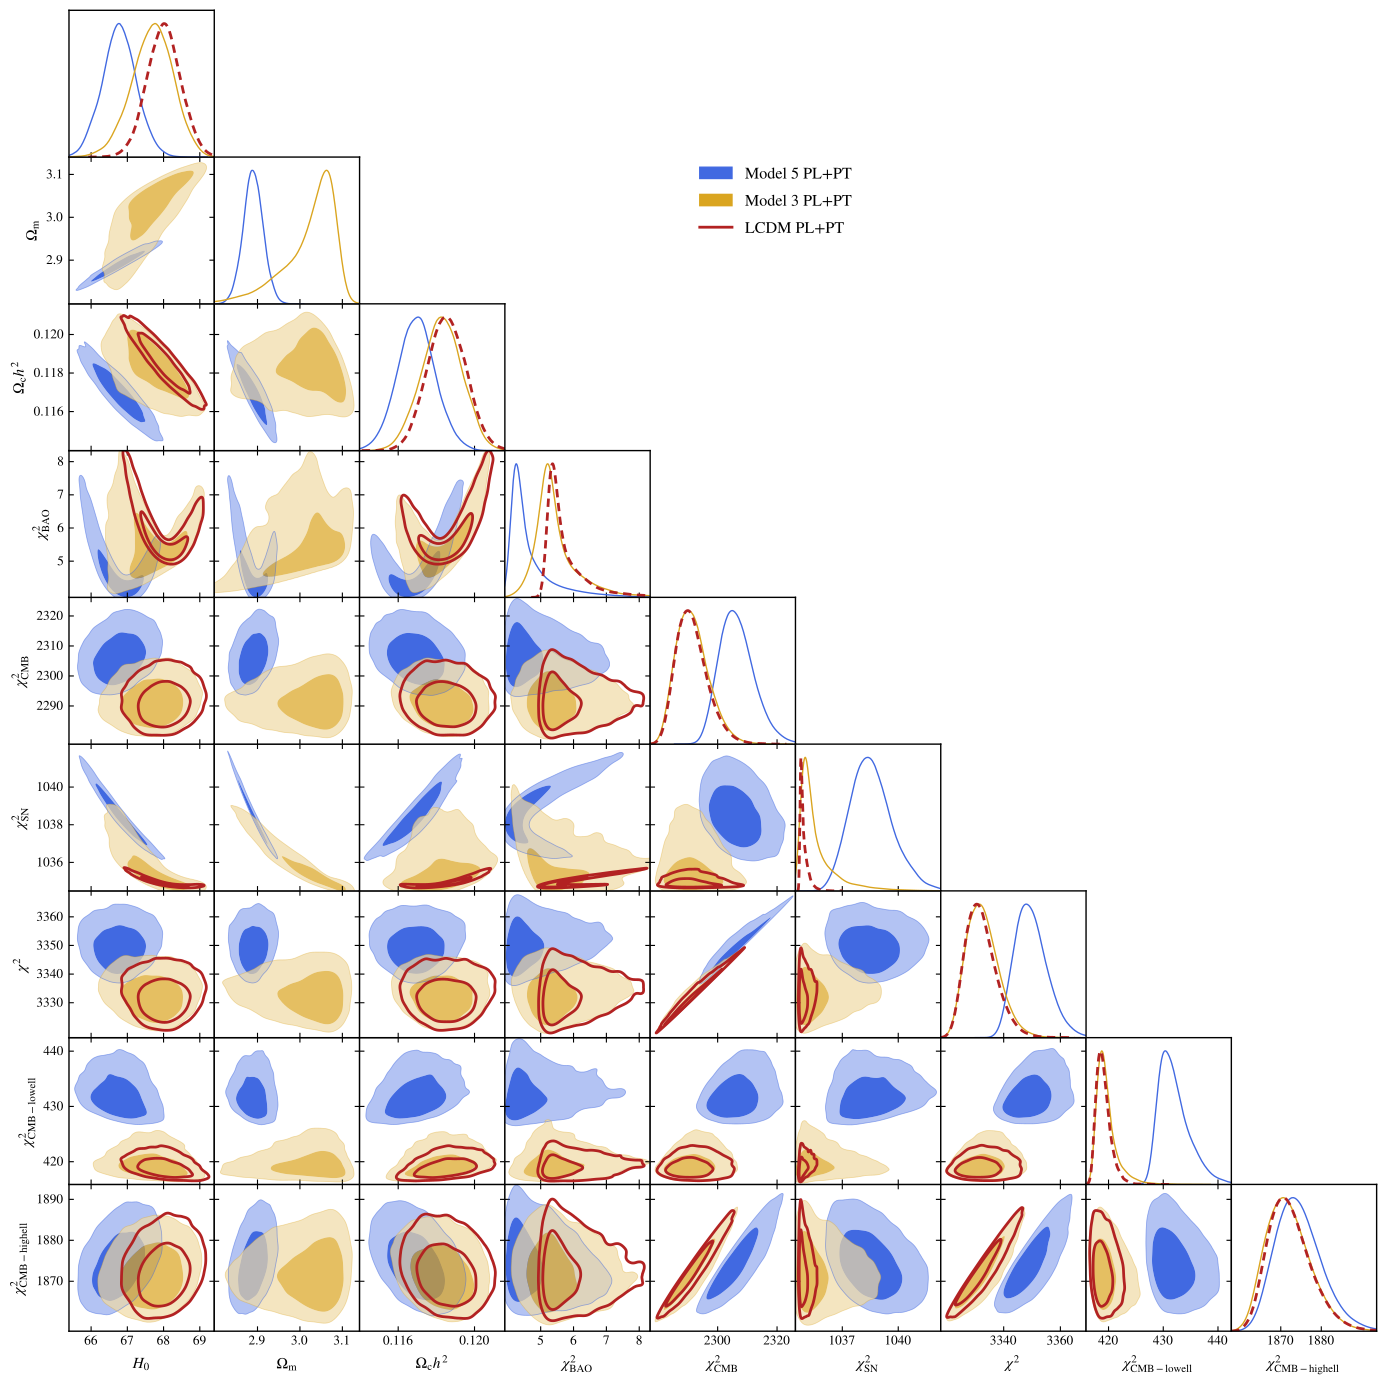

Python code for this plot:
import getdist.plots as gplot
from getdist import MCSamples
from getdist import loadMCSamples
import os
import matplotlib
import subprocess
import matplotlib.pyplot as plt
import numpy as np

# GENERAL PLOT OPTIONS
matplotlib.rcParams['mathtext.fontset'] = 'stix'
matplotlib.rcParams['font.family'] = 'STIXGeneral'
matplotlib.rcParams['mathtext.rm'] = 'Bitstream Vera Sans'
matplotlib.rcParams['mathtext.it'] = 'Bitstream Vera Sans:italic'
matplotlib.rcParams['mathtext.bf'] = 'Bitstream Vera Sans:bold'
matplotlib.rcParams['xtick.bottom'] = True
matplotlib.rcParams['xtick.top'] = False
matplotlib.rcParams['ytick.right'] = False
matplotlib.rcParams['axes.edgecolor'] = 'black'
matplotlib.rcParams['axes.linewidth'] = '1.0'
matplotlib.rcParams['axes.labelsize'] = 'medium'
matplotlib.rcParams['axes.grid'] = True
matplotlib.rcParams['grid.linewidth'] = '0.0'
matplotlib.rcParams['grid.alpha'] = '0.18'
matplotlib.rcParams['grid.color'] = 'lightgray'
matplotlib.rcParams['legend.labelspacing'] = 0.77
matplotlib.rcParams['savefig.bbox'] = 'tight'
matplotlib.rcParams['savefig.format'] = 'pdf'

parameter = [u'H0',u'Omega_m',u'omegach2', u'chi2bao',u'chi2CMB', u'chi2sn', u'chi2',u'chi2CMBlowell',u'chi2CMBhighell']
chaindir=r'.'

root_chains = ('EXAMPLE_MCMC5','EXAMPLE_MCMC13','EXAMPLE_MCMC102')

#The previous run had 'scf_friction' : 5.7 (Omega_dr_max = 0.044) - 8. 7 (Omega_dr_min = 0.0008)
or_min = 0.0008
or_max = 0.044 

analysissettings={'smooth_scale_1D':0.15,'smooth_scale_2D':0.15,
'ignore_rows': u'0.5', 'range_confidence' : u'0.015'}

analysissettings2={'smooth_scale_1D':0.25,'smooth_scale_2D':0.25,
'ignore_rows': u'0.0', 'range_confidence' : u'0.015'}

samples=loadMCSamples('./' + root_chains[0], settings=analysissettings)
samples.deleteZeros()
samples.ranges.setRange('Omega0_da_dr', [or_min, or_max])
samples.thin(factor = int(len(samples.weights)/20000))
p = samples.getParams()
samples.saveAsText('.VM_P6_TMP1')
samples=loadMCSamples('./' + '.VM_P6_TMP1',settings=analysissettings2)

samples.addDerived(p.chi2__planck_2018_lowl.TT + 
  p.chi2__planck_2018_lowl.EE + p.chi2__planck_2018_highl_plik.TTTEEE, 
  name='chi2CMB',label='{\\chi^2_{\\mathrm{CMB}}}')

samples.addDerived(p.chi2__planck_2018_lowl.TT + 
  p.chi2__planck_2018_lowl.EE, 
  name='chi2CMBlowell',label='{\\chi^2_{\\mathrm{CMB-lowell}}}')
samples.addDerived( p.chi2__planck_2018_highl_plik.TTTEEE, 
  name='chi2CMBhighell',label='{\\chi^2_{\\mathrm{CMB-highell}}}')

samples.addDerived(p.chi2__sn.pantheon, 
  name='chi2sn',label='{\\chi^2_{\\mathrm{SN}}}')
samples.addDerived(p.chi2__bao.sdss_dr12_consensus_bao + p.chi2__bao.sdss_dr7_mgs, 
  name='chi2bao',label='{\\chi^2_{\\mathrm{BAO}}}')
samples.saveAsText('.VM_P6_TMP1')


samples=loadMCSamples('./' + root_chains[1], settings=analysissettings)
samples.deleteZeros()
samples.thin(factor = int(len(samples.weights)/20000))
p = samples.getParams()
samples.saveAsText('.VM_P6_TMP2')
samples=loadMCSamples('./' + '.VM_P6_TMP2',settings=analysissettings2)
samples.addDerived(p.chi2__planck_2018_lowl.TT + 
  p.chi2__planck_2018_lowl.EE + p.chi2__planck_2018_highl_plik.TTTEEE, 
  name='chi2CMB',label='{\\chi^2_{\\mathrm{CMB}}}')
samples.addDerived(p.chi2__sn.pantheon, 
  name='chi2sn',label='{\\chi^2_{\\mathrm{SN}}}')
samples.addDerived(p.chi2__bao.sdss_dr12_consensus_bao + p.chi2__bao.sdss_dr7_mgs, 
  name='chi2bao',label='{\\chi^2_{\\mathrm{BAO}}}')

samples.addDerived(p.chi2__planck_2018_lowl.TT + 
  p.chi2__planck_2018_lowl.EE, 
  name='chi2CMBlowell',label='{\\chi^2_{\\mathrm{CMB-lowell}}}')
samples.addDerived( p.chi2__planck_2018_highl_plik.TTTEEE, 
  name='chi2CMBhighell',label='{\\chi^2_{\\mathrm{CMB-highell}}}')

oscf_min = 0.0
oscf_max = 2.0 #any reasonable number
samples.ranges.setRange('Omega0_scf_ke', [oscf_min, oscf_max])
samples.saveAsText('.VM_P6_TMP2')


samples=loadMCSamples('./' + root_chains[2], settings=analysissettings)
samples.deleteZeros()
samples.thin(factor = int(len(samples.weights)/20000))
p = samples.getParams()
samples.saveAsText('.VM_P6_TMP3')
samples=loadMCSamples('./' + '.VM_P6_TMP3',settings=analysissettings2)
samples.addDerived(p.chi2__planck_2018_lowl.TT + 
  p.chi2__planck_2018_lowl.EE + p.chi2__planck_2018_highl_plik.TTTEEE, 
  name='chi2CMB',label='{\\chi^2_{\\mathrm{CMB}}}')
samples.addDerived(p.chi2__sn.pantheon, 
  name='chi2sn',label='{\\chi^2_{\\mathrm{SN}}}')
samples.addDerived(p.chi2__bao.sdss_dr12_consensus_bao + p.chi2__bao.sdss_dr7_mgs, 
  name='chi2bao',label='{\\chi^2_{\\mathrm{BAO}}}')

samples.addDerived(p.chi2__planck_2018_lowl.TT + 
  p.chi2__planck_2018_lowl.EE, 
  name='chi2CMBlowell',label='{\\chi^2_{\\mathrm{CMB-lowell}}}')
samples.addDerived( p.chi2__planck_2018_highl_plik.TTTEEE, 
  name='chi2CMBhighell',label='{\\chi^2_{\\mathrm{CMB-highell}}}')

#samples.addDerived(p.omegam, name='Omega_m',label='{\\Omega_{\\mathrm{m}}}')
oscf_min = 0.0
oscf_max = 2.0 #any reasonable number
samples.ranges.setRange('Omega0_scf_ke', [oscf_min, oscf_max])
samples.saveAsText('.VM_P6_TMP3')


#GET DIST PLOT SETUP
g=gplot.getSubplotPlotter(chain_dir=chaindir, analysis_settings=analysissettings2,width_inch=14.0)
g.settings.lw_contour = 1.2
g.settings.legend_rect_border = False
g.settings.figure_legend_frame = False
g.settings.axes_fontsize = 13.5
g.settings.legend_fontsize = 15.5
g.settings.alpha_filled_add = 0.7
g.settings.lab_fontsize=15
g.legend_labels=False

param_3d = None
g.triangle_plot(['.VM_P6_TMP1','.VM_P6_TMP2','.VM_P6_TMP3'],parameter,
plot_3d_with_param=param_3d,line_args=[
{'lw': 1.0,'ls': 'solid', 'color':'royalblue'},
{'lw': 1.5,'ls': 'solid', 'color':'goldenrod'},
{'lw': 2.5,'ls': '--', 'color':'firebrick'}],
contour_colors=['royalblue','goldenrod','firebrick'],
contour_lws=[1.0,1.0,2.0],
filled=(True, True, False), shaded=False,
legend_labels=['Model 5 PL+PT','Model 3 PL+PT', 'LCDM PL+PT'],
legend_loc=(0.5,0.825),
imax_shaded=0)
g.export()
